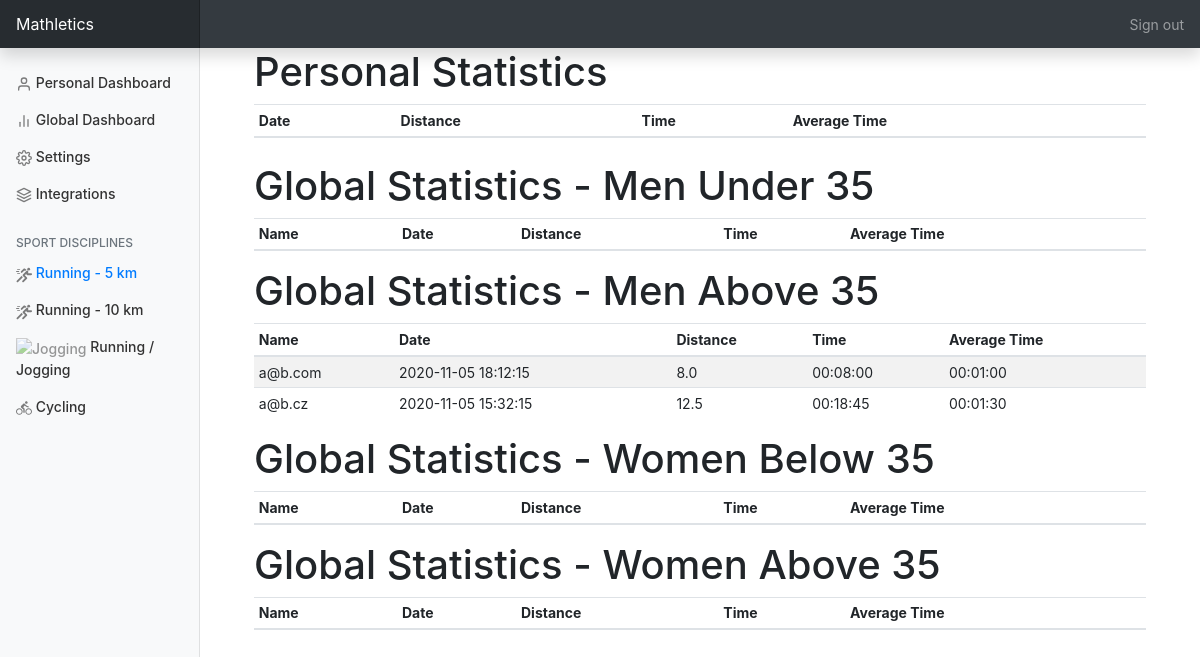
/running_5_km (signed in), run on an earlier commit of the app's database.
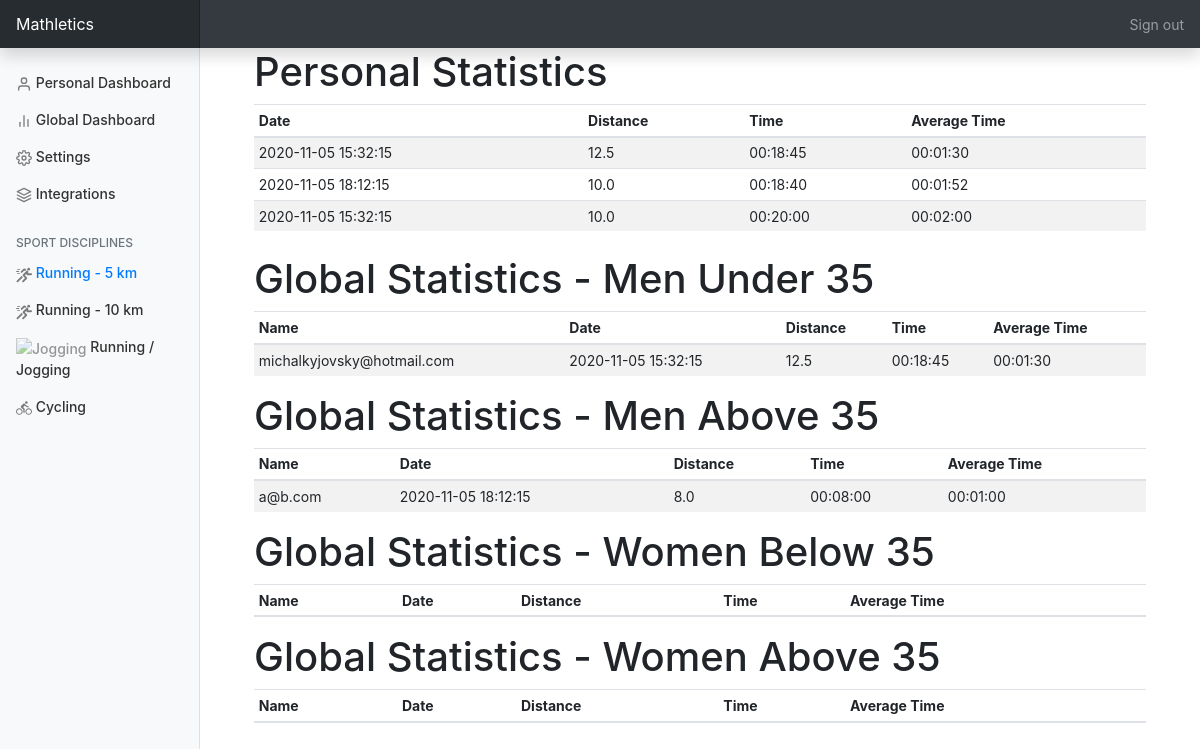
And on a later commit of the database.
### mast/models.py (models this page shows, shortened)
class User(db.Model, UserMixin):
    id = db.Column(db.Integer, primary_key=True, autoincrement=True)
    email = db.Column(db.String(120), unique=True, nullable=False)
    password = db.Column(db.String(60), nullable=False)
    first_name = db.Column(db.String(20), nullable=False, default='')
    last_name = db.Column(db.String(50), nullable=False, default='')
    display_name = db.Column(db.String(50))
    sex = db.Column(db.Enum(Sex))
    age = db.Column(db.Enum(Age))
    anonymous = db.Column(db.Boolean, nullable=False, default=False)
    type = db.Column(db.Enum(UserType))
    uk_id = db.Column(db.String(10))
    verified = db.Column(db.Boolean, nullable=False, default=False)
    shirt_size = db.Column(db.String(100))
    competing = db.Column(db.Boolean, nullable=False, default=True)
    activities = db.relationship('Activity', backref='user', lazy=True)

class Activity(db.Model):
    id = db.Column(db.Integer, primary_key=True, autoincrement=True)
    datetime = db.Column(db.DateTime, nullable=False)
    distance = db.Column(db.Float, nullable=False)
    duration = db.Column(db.Time, nullable=False)
    average_duration_per_km = db.Column(db.Time, nullable=False)
    type = db.Column(db.Enum(ActivityType), nullable=False)
    user_id = db.Column(db.Integer, db.ForeignKey('user.id'), nullable=False)

### mast/views.py (the view)
@app.route('/running_5_km')
@login_required
def running_5_km():
    session = mast.queries.Queries()
    user_five = session.get_best_run_activities_by_user(current_user.id, Competition.Run5km, 10)
    five_runner_men_under = session.get_top_users_best_run(Competition.Run5km, Sex.Male, Age.Under35, 10)
    five_runner_men_above = session.get_top_users_best_run(Competition.Run5km, Sex.Male, Age.Over35, 10)
    five_runner_women_under = session.get_top_users_best_run(Competition.Run5km, Sex.Female, Age.Under35, 10)
    five_runner_women_above = session.get_top_users_best_run(Competition.Run5km, Sex.Female, Age.Over35, 10)
    return render_template("running_5_km.html", title="Running-5", user_five=user_five,
                           five_runner_men_above=five_runner_men_above, five_runner_men_under=five_runner_men_under,
                           five_runner_women_above=five_runner_women_above,
                           five_runner_women_under=five_runner_women_under)

### mast/models.py (called while the page is built)
@login_manager.user_loader
def load_user(user_id):
    return db.session.query(User).get(user_id)

### mast/queries.py (called while the page is built)
    def get_best_run_activities_by_user(self, user_id: int, competition: Competition, number: int):
        return db.session.query(Activity).\
            filter(Activity.user_id == user_id,
                   func.date(Activity.datetime) >= self.SEASON.start_date,
                   func.date(Activity.datetime) <= self.SEASON.end_date,
                   Activity.type == ActivityType.Run,
                   Activity.distance >= competition.value).\
            order_by(Activity.average_duration_per_km.asc()).\
            limit(number).\
            all()

### mast/templates/running_5_km.html (shortened to what the changed rows need)
{% extends "main_layout_template.html" %}
{% block content_page %}
    <div class="container mb-4">
        <div class="row-fluid">
            <div class="col-sm mb-4">
                <h1>Personal Statistics</h1>
                <table id="personalStats" class="display table table-striped table-sm">
                    <thead>
                    <tr>
                        <th>Date</th>
                        <th>Distance</th>
                        <th>Time</th>
                        <th>Average Time</th>
                    </tr>
                    </thead>
                    <tbody>
                    {% for item in user_five %}
                        <tr>
                            <td>{{ item['datetime'] }}</td>
                            <td>{{ item['distance'] }}</td>
                            <td>{{ item['duration'] }}</td>
                            <td>{{ item['average_duration_per_km'] }}</td>
                        </tr>
                    {% endfor %}
                    </tbody>
                </table>
            </div>
            <div class="col-sm">
                <h1>Global Statistics - Men Under 35</h1>
                <table id="personalStats" class="display table table-striped table-sm">
                    <thead>
                    <tr>
                        <th>Name</th>
                        <th>Date</th>
                        <th>Distance</th>
                        <th>Time</th>
                        <th>Average Time</th>
                    </tr>
                    </thead>
                    <tbody>
                    {% for item in five_runner_men_under %}
                        <tr>
                            <td>{{ item[0]['email'] }}</td>
                            <td>{{ item[1]['datetime'] }}</td>
                            <td>{{ item[1]['distance'] }}</td>
                            <td>{{ item[1]['duration'] }}</td>
                            <td>{{ item[1]['average_duration_per_km'] }}</td>
                        </tr>
                    {% endfor %}
                    </tbody>
                </table>
            </div>
            <div class="col-sm">
                <h1>Global Statistics - Men Above 35</h1>
                <table id="personalStats" class="display table table-striped table-sm">
                    <thead>
                    <tr>
                        <th>Name</th>
                        <th>Date</th>
                        <th>Distance</th>
                        <th>Time</th>
                        <th>Average Time</th>
                    </tr>
                    </thead>
                    <tbody>
                    {% for item in five_runner_men_above %}
                        <tr>
                            <td>{{ item[0]['email'] }}</td>
                            <td>{{ item[1]['datetime'] }}</td>
                            <td>{{ item[1]['distance'] }}</td>
                            <td>{{ item[1]['duration'] }}</td>
                            <td>{{ item[1]['average_duration_per_km'] }}</td>
                        </tr>
                    {% endfor %}
                    </tbody>
                </table>
            </div>
            <div class="col-sm">
                <h1>Global Statistics - Women Below 35</h1>
                <table id="personalStats" class="display table table-striped table-sm">
                    <thead>
                    <tr>
                        <th>Name</th>
                        <th>Date</th>
                        <th>Distance</th>
                        <th>Time</th>
                        <th>Average Time</th>
                    </tr>
                    </thead>
                </table>
            </div>
            <div class="col-sm">
                <h1>Global Statistics - Women Above 35</h1>
                <table id="personalStats" class="display table table-striped table-sm">
                    <thead>
                    <tr>
                        <th>Name</th>
                        <th>Date</th>
                        <th>Distance</th>
                        <th>Time</th>
                        <th>Average Time</th>
                    </tr>
                    </thead>
                </table>
            </div>
        </div>
    </div>
{% endblock content_page %}

What changed in the data, as far as the page shows it:
no longer on this page (row unchanged): User: email "a@b.cz", datetime "2020-11-05 15:32:15", distance "12.5", duration "00:18:45", average_duration_per_km "00:01:30", shown under "Global Statistics - Men Above 35"
now on this page (row edited): Activity: datetime "2020-11-05 15:32:15", distance "12.5", duration "00:18:45", average_duration_per_km "00:01:30"
now on this page (row edited): Activity: datetime "2020-11-05 18:12:15", distance "10.0", duration "00:18:40", average_duration_per_km "00:01:52"
now on this page (row edited): Activity: datetime "2020-11-05 15:32:15", distance "10.0", duration "00:20:00", average_duration_per_km "00:02:00"
now on this page (row edited): User: email "michalkyjovsky@hotmail.com", datetime "2020-11-05 15:32:15", distance "12.5", duration "00:18:45", average_duration_per_km "00:01:30", shown under "Global Statistics - Men Under 35"
